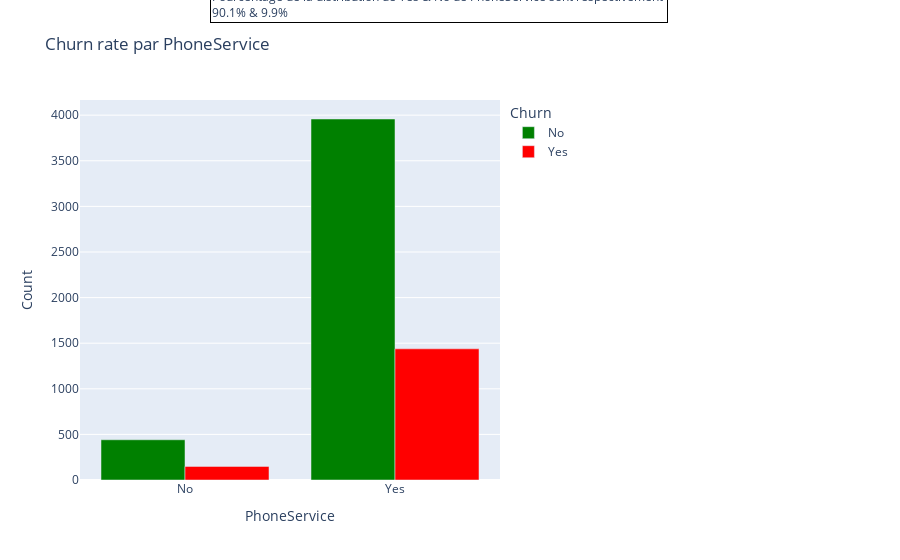
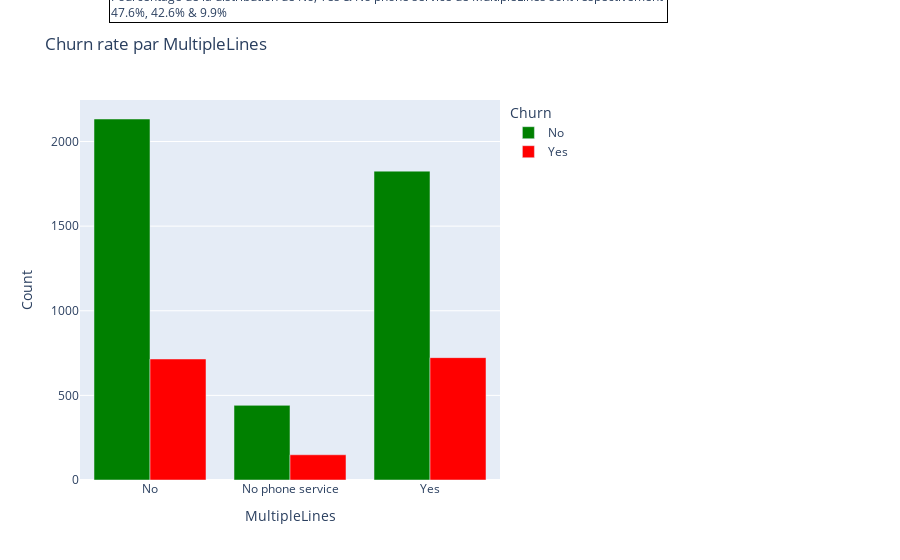
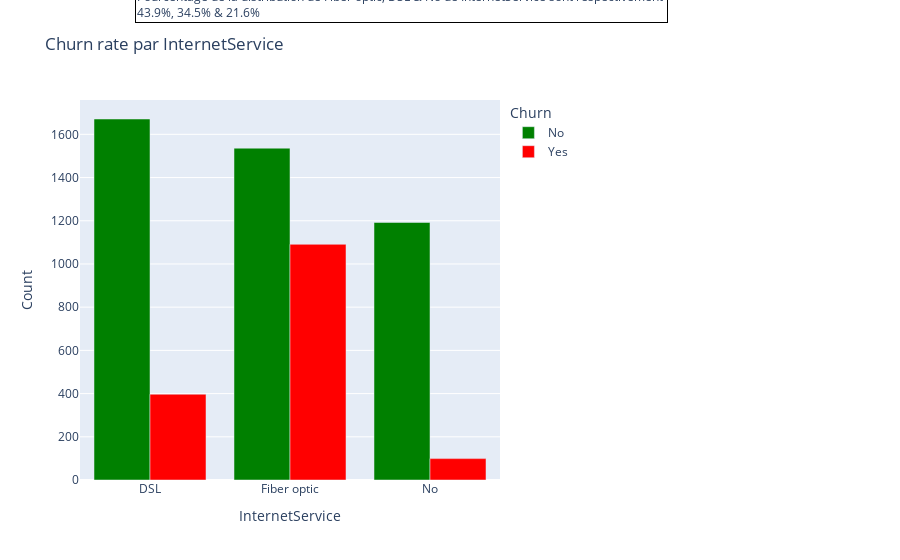

These figures' notebook cell, in order:
### Markdown cell above
`Analyse démographique Aperçu`: Le Gender et le partner sont répartis de manière égale avec des pourcentages approximatifs. La différence de churn rate est légèrement plus élevée chez les hommes, mais la petite différence peut être ignorée.
La proportion de résiliations est plus élevée chez les jeunes clients (pour lesquels SeniorCitizen est No), les clients sans partenaire et les clients sans personne à charge.
Cette analyse de la section démographique des données met en évidence le fait que les seniors sans partenaire ni personne à charge constituent un segment particulier de clients susceptibles de se désabonner.

### Code cell
bar(data, 'PhoneService')
bar(data, 'MultipleLines')
bar(data, 'InternetService')
bar(data, 'OnlineSecurity')
bar(data, 'OnlineBackup')
bar(data, 'DeviceProtection')
bar(data, 'TechSupport')
bar(data, 'StreamingTV')
bar(data, 'StreamingMovies')

### Figure 1 — Plotly figure (JSON) as saved in the notebook; plotly's stock layout.template omitted (floating-point values rounded to 4 significant figures)
{"data": [{"alignmentgroup": "True", "hovertemplate": "Churn=No<br>PhoneService=%{x}<br>Count=%{y}<extra></extra>", "legendgroup": "No", "marker": {"color": "green", "pattern": {"shape": ""}}, "name": "No", "offsetgroup": "No", "orientation": "v", "showlegend": true, "textposition": "auto", "type": "bar", "x": ["No", "Yes"], "xaxis": "x", "y": [441, 3958], "yaxis": "y"}, {"alignmentgroup": "True", "hovertemplate": "Churn=Yes<br>PhoneService=%{x}<br>Count=%{y}<extra></extra>", "legendgroup": "Yes", "marker": {"color": "red", "pattern": {"shape": ""}}, "name": "Yes", "offsetgroup": "Yes", "orientation": "v", "showlegend": true, "textposition": "auto", "type": "bar", "x": ["No", "Yes"], "xaxis": "x", "y": [149, 1438], "yaxis": "y"}], "layout": {"annotations": [{"align": "left", "bordercolor": "black", "borderwidth": 1, "showarrow": false, "text": "Pourcentage de la distribution de Yes & No de PhoneService sont respectivement <br>90.1% & 9.9% ", "x": 1.4, "xref": "paper", "y": 1.3, "yref": "paper"}], "barmode": "group", "legend": {"title": {"text": "Churn"}, "tracegroupgap": 0}, "margin": {"r": 400}, "title": {"text": "Churn rate par PhoneService"}, "xaxis": {"anchor": "y", "domain": [0, 1], "title": {"text": "PhoneService"}}, "yaxis": {"anchor": "x", "domain": [0, 1], "title": {"text": "Count"}}}}

### Figure 2 — Plotly figure (JSON) as saved in the notebook; plotly's stock layout.template omitted (floating-point values rounded to 4 significant figures)
{"data": [{"alignmentgroup": "True", "hovertemplate": "Churn=No<br>MultipleLines=%{x}<br>Count=%{y}<extra></extra>", "legendgroup": "No", "marker": {"color": "green", "pattern": {"shape": ""}}, "name": "No", "offsetgroup": "No", "orientation": "v", "showlegend": true, "textposition": "auto", "type": "bar", "x": ["No", "No phone service", "Yes"], "xaxis": "x", "y": [2133, 441, 1825], "yaxis": "y"}, {"alignmentgroup": "True", "hovertemplate": "Churn=Yes<br>MultipleLines=%{x}<br>Count=%{y}<extra></extra>", "legendgroup": "Yes", "marker": {"color": "red", "pattern": {"shape": ""}}, "name": "Yes", "offsetgroup": "Yes", "orientation": "v", "showlegend": true, "textposition": "auto", "type": "bar", "x": ["No", "No phone service", "Yes"], "xaxis": "x", "y": [715, 149, 723], "yaxis": "y"}], "layout": {"annotations": [{"align": "left", "bordercolor": "black", "borderwidth": 1, "showarrow": false, "text": "Pourcentage de la distribution de No, Yes & No phone service de MultipleLines sont respectivement <br>47.6%, 42.6% & 9.9% ", "x": 1.4, "xref": "paper", "y": 1.3, "yref": "paper"}], "barmode": "group", "legend": {"title": {"text": "Churn"}, "tracegroupgap": 0}, "margin": {"r": 400}, "title": {"text": "Churn rate par MultipleLines"}, "xaxis": {"anchor": "y", "domain": [0, 1], "title": {"text": "MultipleLines"}}, "yaxis": {"anchor": "x", "domain": [0, 1], "title": {"text": "Count"}}}}

### Figure 3 — Plotly figure (JSON) as saved in the notebook; plotly's stock layout.template omitted (floating-point values rounded to 4 significant figures)
{"data": [{"alignmentgroup": "True", "hovertemplate": "Churn=No<br>InternetService=%{x}<br>Count=%{y}<extra></extra>", "legendgroup": "No", "marker": {"color": "green", "pattern": {"shape": ""}}, "name": "No", "offsetgroup": "No", "orientation": "v", "showlegend": true, "textposition": "auto", "type": "bar", "x": ["DSL", "Fiber optic", "No"], "xaxis": "x", "y": [1671, 1536, 1192], "yaxis": "y"}, {"alignmentgroup": "True", "hovertemplate": "Churn=Yes<br>InternetService=%{x}<br>Count=%{y}<extra></extra>", "legendgroup": "Yes", "marker": {"color": "red", "pattern": {"shape": ""}}, "name": "Yes", "offsetgroup": "Yes", "orientation": "v", "showlegend": true, "textposition": "auto", "type": "bar", "x": ["DSL", "Fiber optic", "No"], "xaxis": "x", "y": [397, 1091, 99], "yaxis": "y"}], "layout": {"annotations": [{"align": "left", "bordercolor": "black", "borderwidth": 1, "showarrow": false, "text": "Pourcentage de la distribution de Fiber optic, DSL & No de InternetService sont respectivement <br>43.9%, 34.5% & 21.6% ", "x": 1.4, "xref": "paper", "y": 1.3, "yref": "paper"}], "barmode": "group", "legend": {"title": {"text": "Churn"}, "tracegroupgap": 0}, "margin": {"r": 400}, "title": {"text": "Churn rate par InternetService"}, "xaxis": {"anchor": "y", "domain": [0, 1], "title": {"text": "InternetService"}}, "yaxis": {"anchor": "x", "domain": [0, 1], "title": {"text": "Count"}}}}
